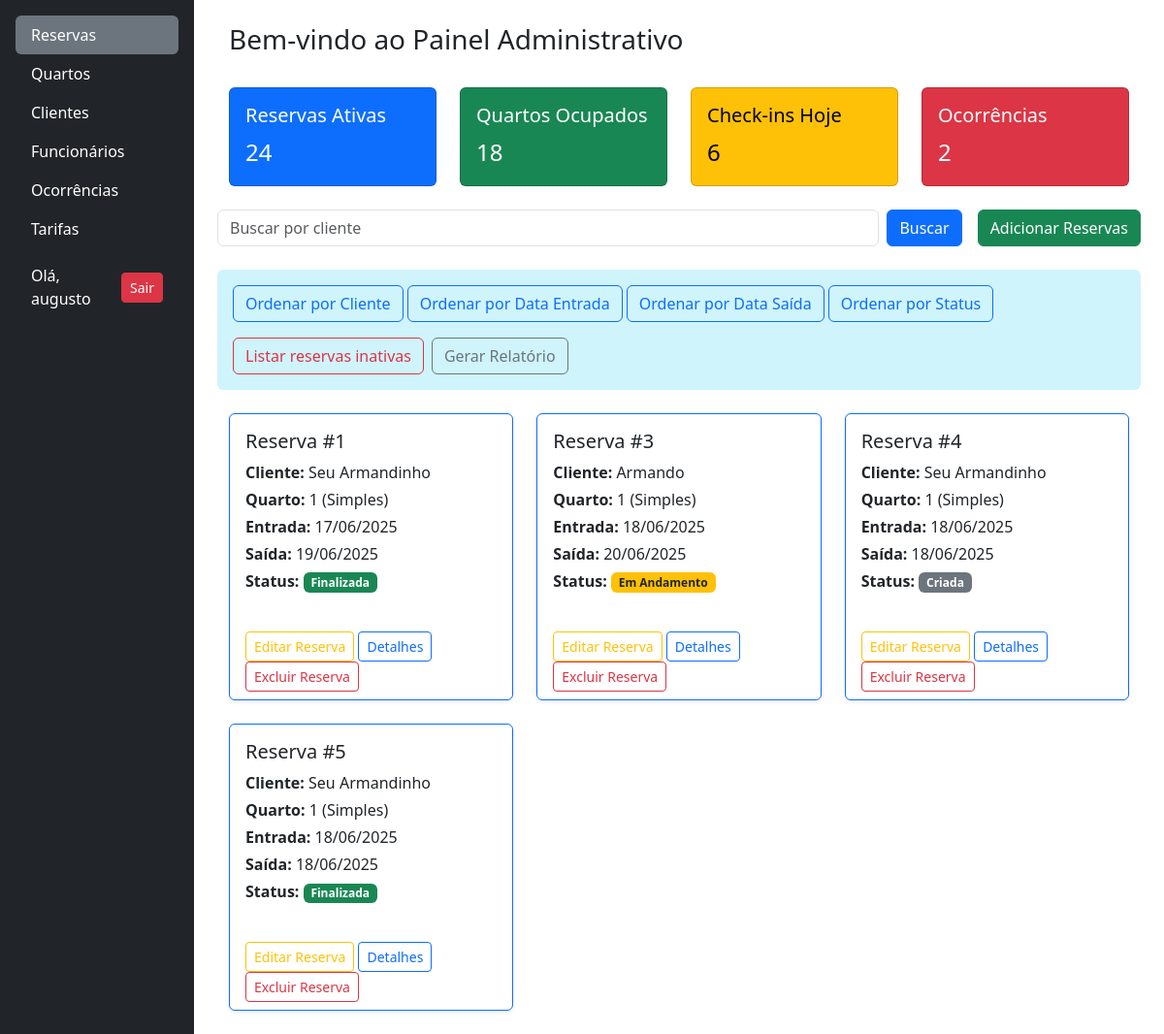
Page / (signed in) on the earlier database version.
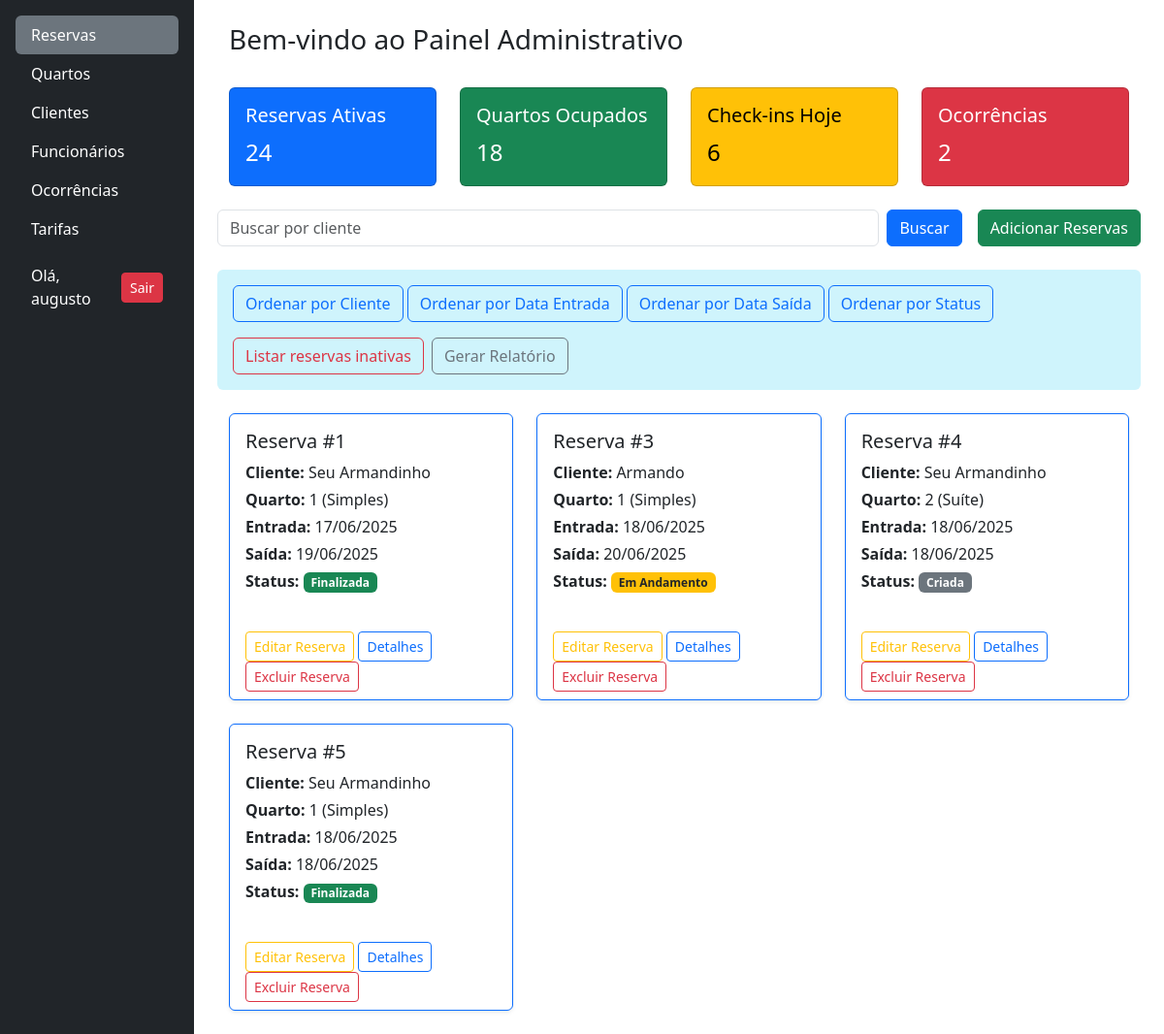
Same page on the later database version.
### reservas/models.py (models this page shows, shortened)
class Reserva(models.Model):
    data_entrada = models.DateField()
    data_saida = models.DateField()
    cliente = models.ForeignKey(Cliente, on_delete=models.RESTRICT)
    funcionario = models.ForeignKey(User, on_delete=models.RESTRICT)
    quarto = models.ForeignKey(Quarto, on_delete=models.RESTRICT)
    criada_em = models.DateTimeField(auto_now_add=True)
    status = models.CharField(
        max_length=20,
        choices=STATUS_RESERVA_CHOICES,
        default='criada',
    )
    ativa = models.BooleanField(default=True)

### quartos/models.py (models this page shows, shortened)
class Quarto(models.Model):
    numero = models.IntegerField(
        unique=True,
        verbose_name="Número do Quarto"
    )
    andar = models.IntegerField(
        verbose_name="Andar do Quarto"
    )
    descricao = models.TextField(
        blank=True,
        null=True,
        verbose_name="Descrição do Quarto"
    )
    status = models.CharField(
        choices=QUARTO_STATUS_CHOICES,
        max_length=25,
        blank=False,
        verbose_name="Status Atual"
    )
    tipo = models.ForeignKey(
        TipoQuarto,
        on_delete=models.RESTRICT,
        verbose_name="Tipo de Quarto"
    )

class TipoQuarto(models.Model):
    nome = models.CharField(max_length=100, unique=True, blank=False)
    descricao = models.TextField(max_length=400, blank=True, null=True)
    capacidade = models.IntegerField(verbose_name="Capacidade", blank=False)

### clientes/models.py (models this page shows, shortened)
class Cliente(models.Model):
    nome = models.CharField(max_length=50, blank=False)
    email = models.EmailField(max_length=254, blank=False)
    telefone = models.CharField(max_length=11, blank=False)
    cpf = models.CharField(max_length=11, unique=True, blank=False)
    endereco = models.CharField(
        max_length=50, blank=False, verbose_name="Endereço")
    cep = models.CharField(max_length=8, blank=False)
    ativo = models.BooleanField(default=True)

### reservas/views.py (the view)
# urls.py: path("", include('reservas.urls')),
@login_required
def reservas(request):
    query = request.GET.get('busca', '')
    if query:
        reservas = Reserva.objects.filter(
            cliente__nome__icontains=query, ativa=True
        )
    else:
        reservas = Reserva.objects.filter(ativa=True)
    dados = {
        'reservas': reservas,
        'query': query,
        'ativos': True,
    }
    return render(request, 'reservas/index.html', dados)

### reservas/templates/reservas/index.html
{% extends 'base.html' %}
{% block content %}
    {% include 'reservas/partials/_card_info.html' %}
    <div class="d-flex flex-wrap align-items-center gap-3 mb-4">
        <div class="flex-grow-1">
            {% include 'partials/_busca.html' with placeholder_text="Buscar por cliente" %}
        </div>
        <div class="d-flex flex-wrap align-items-center gap-2">
            <a href="{% url 'reservas:cadastrar_reserva' %}" class="btn btn-success">Adicionar Reservas</a>
        </div>
    </div>
    <div class="d-flex flex-wrap gap-3 align-items-center bg-info-subtle text-white p-3 rounded mb-3 justify-content-between">
        <div>
            <a href="{% url 'reservas:ordenar_reserva' 'cliente' %}?busca={{ query }}&ativo={{ ativos }}" class="btn btn-outline-primary">Ordenar por Cliente</a>
            <a href="{% url 'reservas:ordenar_reserva' 'data_entrada' %}?busca={{ query }}&ativo={{ ativos }}" class="btn btn-outline-primary">Ordenar por Data Entrada</a>
            <a href="{% url 'reservas:ordenar_reserva' 'data_saida' %}?busca={{ query }}&ativo={{ ativos }}" class="btn btn-outline-primary">Ordenar por Data Saída</a>
            <a href="{% url 'reservas:ordenar_reserva' 'status' %}?busca={{ query }}&ativo={{ ativos }}" class="btn btn-outline-primary">Ordenar por Status</a>
        </div>
        <div class="d-flex flex-wrap gap-2">
            {% if ativos %}
                <a href="{% url 'reservas:reservas_inativas' %}" class="btn btn-outline-danger">Listar reservas inativas</a>
            {% else %}
                <a href="{% url 'reservas:reservas' %}" class="btn btn-outline-success">Listar reservas ativas</a>
            {% endif %}
            <a href="{% url 'reservas:relatorio_reservas' %}" class="btn btn-outline-secondary">Gerar Relatório</a>
        </div>
    </div>
    {% include 'reservas/partials/_card_reservas.html' with reservas=reservas %}
{% endblock %}

### reservas/templates/reservas/partials/_card_reservas.html
<div class="container mt-4">
  {% if reservas %}
    <div class="row row-cols-1 row-cols-md-2 row-cols-lg-3 g-4">
      {% for reserva in reservas %}
        <div class="col">
          <div class="card h-100 border-primary shadow-sm">
            <div class="card-body">
              <h5 class="card-title">Reserva #{{ reserva.pk }}</h5>
              <p class="mb-1"><strong>Cliente:</strong> {{ reserva.cliente.nome }}</p>
              <p class="mb-1"><strong>Quarto:</strong> {{ reserva.quarto.numero }} ({{ reserva.quarto.tipo.nome }})</p>
              <p class="mb-1"><strong>Entrada:</strong> {{ reserva.data_entrada|date:"d/m/Y" }}</p>
              <p class="mb-1"><strong>Saída:</strong> {{ reserva.data_saida|date:"d/m/Y" }}</p>
              <p>
                <strong>Status:</strong>
                <span class="badge
                  {% if reserva.status == 'criada' %}bg-secondary
                  {% elif reserva.status == 'em_andamento' %}bg-warning text-dark
                  {% elif reserva.status == 'finalizada' %}bg-success
                  {% elif reserva.status == 'cancelada' %}bg-danger
                  {% else %}bg-dark
                  {% endif %}
                ">
                  {{ reserva.get_status_display }}
                </span>
              </p>
            </div>
            <div class="card-footer bg-transparent border-0">
              <a href="{% url 'reservas:editar_reserva' reserva.id %}" class="btn btn-outline-warning btn-sm">Editar Reserva</a>
              <a href="#" class="btn btn-outline-primary btn-sm">
                Detalhes
              </a>
              {% if reserva.ativa %}
                <a href="{% url 'reservas:excluir_reserva' reserva.id %}" class="btn btn-outline-danger btn-sm">Excluir Reserva</a>
              {% else %}
                <a href="{% url 'reservas:ativar_reserva' reserva.id %}" class="btn btn-outline-secondary btn-sm">Ativar Reserva</a>
              {% endif %}
            </div>
          </div>
        </div>
      {% endfor %}
    </div>
  {% else %}
    <div class="alert alert-info text-center">
      Nenhuma reserva encontrada.
    </div>
  {% endif %}
</div>

Differences in the rows shown:
changed Reserva "Criada": quarto.numero "1" → "2"; quarto.tipo.nome "Simples" → "Suíte"
